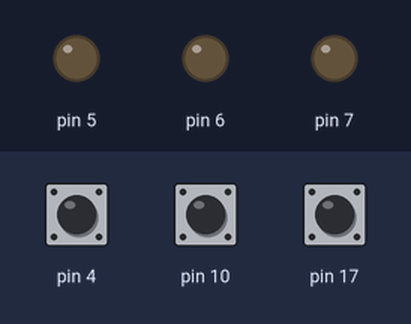
Bench run of a sketch on a simulated Arduino Uno, built with avr-gcc and run on an emulated ATmega328P. Shown: output pins drawn as LEDs (lit = HIGH). The inputs (shaded band) are chosen by the test bench; at power-on: pin 4 HIGH, pin 10 HIGH, pin 17 HIGH.

Above: at 1.2 s.
1.3 s: pin 4 pulled LOW for 0.15 s
At 1.6 s:
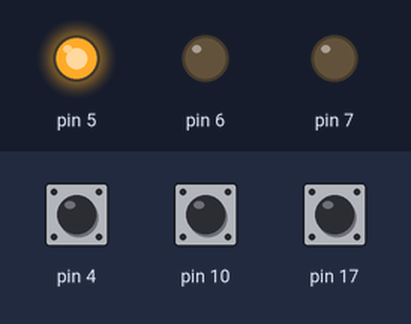
2.9 s: pin 10 pulled LOW for 0.15 s
At 4.0 s:
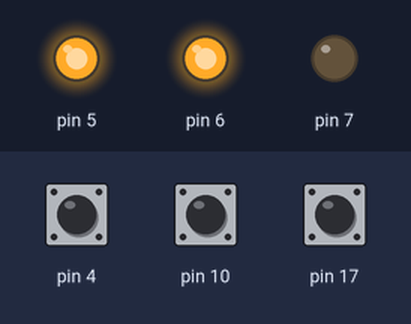
4.5 s: pin 17 pulled LOW for 0.15 s
At 5.2 s:
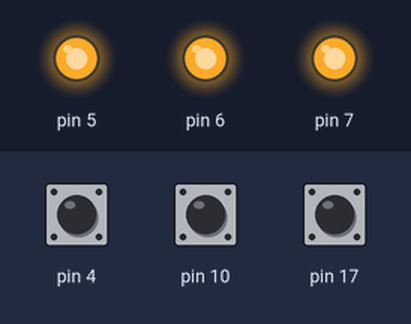
6.1 s: pin 4 pulled LOW for 1 s
At 6.4 s:
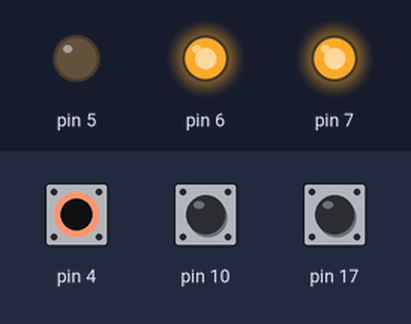
8.6 s: pin 10 pulled LOW for 1 s
At 9.5 s:
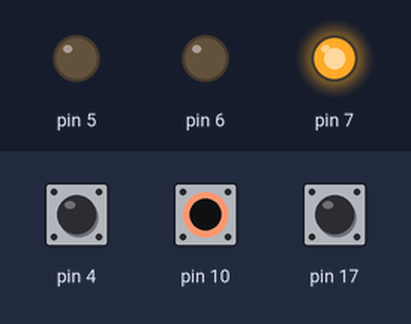
11.1 s: pin 4 pulled LOW for 0.15 s
At 11.4 s:
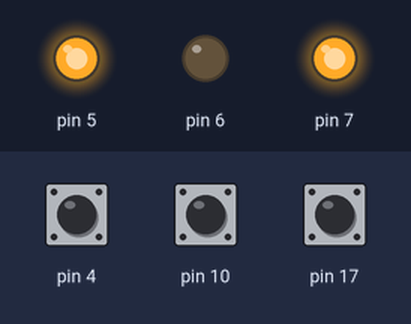
Timing chart, 0 to 13.7 s (numbered marks = the images above; inputs shaded):
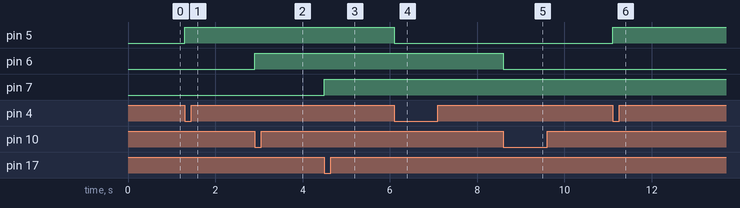

The sketch:

HW3-Problem6.ino
```cpp
void setup() {
  // Configure buttons with pull-ups
  DDRD &= ~(1 << PD4); // P4 (input)
  PORTD |= (1 << PD4);
  DDRB &= ~(1 << PB2); // P10 (input)
  PORTB |= (1 << PB2);
  DDRC &= ~(1 << PC3); // A3 (input)
  PORTC |= (1 << PC3);

  // Configure LEDs (P5, P6, P7)
  DDRD |= (1 << PD5) | (1 << PD6) | (1 << PD7);

  // Enable pin change interrupts
  PCICR |= (1 << PCIE2) | (1 << PCIE0) | (1 << PCIE1);
  PCMSK2 |= (1 << PCINT20); // P4 (D4)
  PCMSK0 |= (1 << PCINT2);  // P10 (B2)
  PCMSK1 |= (1 << PCINT11); // A3 (C3)
  sei();
}

void loop(){
// Do nothing
}

ISR(PCINT2_vect) { // Port D (P4)
  if (!(PIND & (1 << PD4))) PORTD ^= (1 << PD5);
}

ISR(PCINT0_vect) { // Port B (P10)
  if (!(PINB & (1 << PB2))) PORTD ^= (1 << PD6);
}

ISR(PCINT1_vect) { // Port C (A3)
  if (!(PINC & (1 << PC3))) PORTD ^= (1 << PD7);
}
```

Measured:
- after the input at 1.3 s, pin 5: LOW → HIGH at once
- after the input at 2.9 s, pin 6: LOW → HIGH at once
- after the input at 4.5 s, pin 7: LOW → HIGH at once
- after the input at 6.1 s, pin 5: HIGH → LOW at once
- after the input at 8.6 s, pin 6: HIGH → LOW at once
- after the input at 11.1 s, pin 5: LOW → HIGH at once
